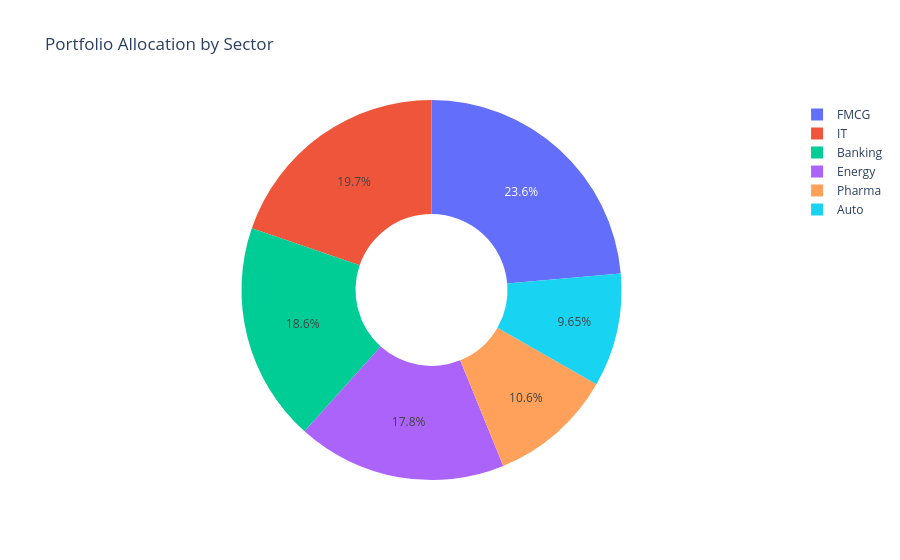

The code cell stored with this chart in its notebook:
### Code cell
import plotly.express as px

sector_weight = portfolio.groupby("Sector")["Weight"].sum().reset_index()

fig = px.pie(
    sector_weight,
    names="Sector",
    values="Weight",
    title="Portfolio Allocation by Sector",
    hole=0.4
)

fig.show()
fig.write_image("../reports/sector_allocation.png")

### Figure 1 — Plotly figure (JSON) as saved in the notebook; plotly's stock layout.template omitted (floating-point values rounded to 4 significant figures)
{"data": [{"domain": {"x": [0, 1], "y": [0, 1]}, "hole": 0.4, "hovertemplate": "Sector=%{label}<br>Weight=%{value}<extra></extra>", "labels": ["Auto", "Banking", "Energy", "FMCG", "IT", "Pharma"], "legendgroup": "", "name": "", "showlegend": true, "type": "pie", "values": [96.52, 186.1, 178.2, 236.2, 197.3, 105.6]}], "layout": {"legend": {"tracegroupgap": 0}, "title": {"text": "Portfolio Allocation by Sector"}}}
